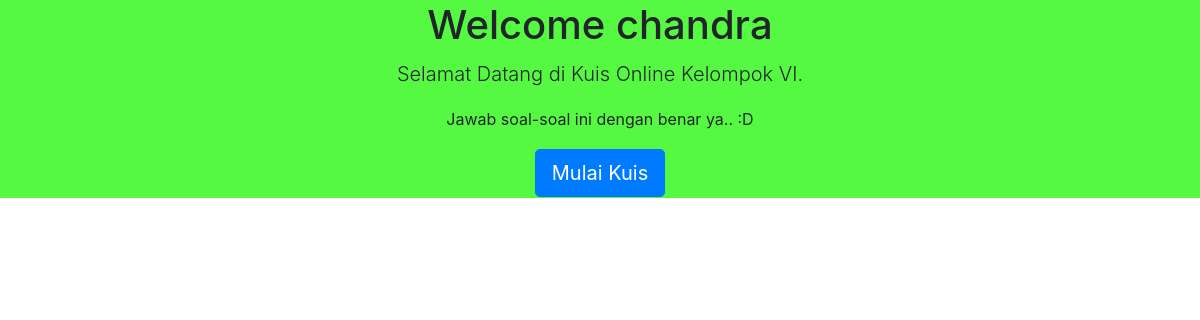
/halaman/index.php, run on an earlier commit of the app's database.
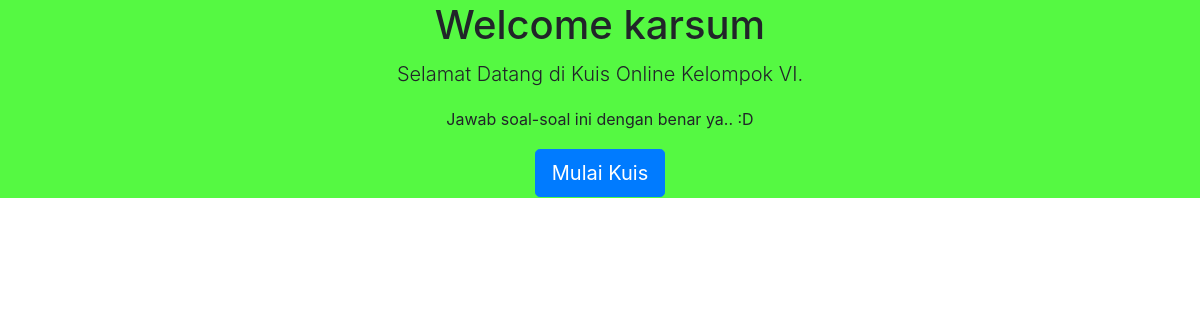
And on a later commit of the database.
### tables this page shows
CREATE TABLE `peserta` (
  `id_user` int(20) NOT NULL,
  `nama` varchar(100) NOT NULL,
  `email` varchar(20) NOT NULL,
  `alamat` text NOT NULL
);

### halaman/index.php (the view, shortened to what this page needs)
<!doctype html>
<html>
<head>
	<link rel="stylesheet" href="../asset/css/bootstrap.css">
</head>
<body>
	<?php
	include"../koneksi.php";
	$qry=mysqli_query($koneksi, "select nama from peserta order by id_user desc");
	$data=mysqli_fetch_array($qry);
	$nama=$data['nama'];
	?>
	<table border="0" width="100%" bgcolor="#55F942">
		<tr>
			<td>
				<center><h1>Welcome <?php echo "$nama"; ?></h1></center>
		    </td>
		</tr>
		<tr>
			<td>
				<center><p class="lead">Selamat Datang di Kuis Online Kelompok VI.</p></center>
			</td>
		</tr>
		<tr>
			<td>
				<center><p>Jawab soal-soal ini dengan benar ya.. :D</p></center>
			</td>
		</tr>
		<tr>
			<td><center><a class="btn btn-primary btn-lg" href="index.php?page=soal" role="button">Mulai Kuis</a></center></td>
		</tr>
	</table> <br><br>
</body>
</html>

### koneksi.php (shortened to what this page needs)
<!doctype html>
<html>
<head>
</head>
<body>
</body>
</html>

What changed in the data, as far as the page shows it:
removed peserta: nama "chandra"
now on this page (row unchanged): peserta: nama "karsum"
